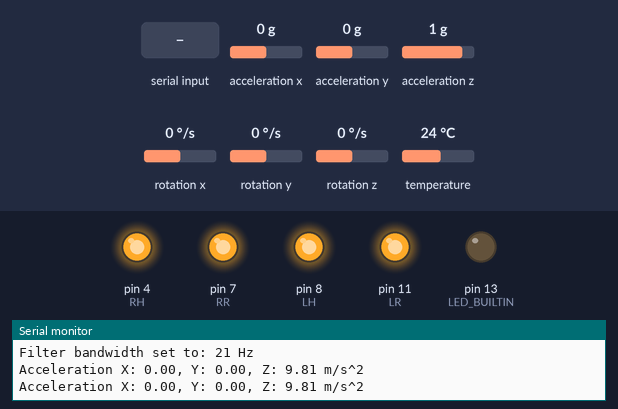
The sketch below on a simulated Arduino Uno, built with avr-gcc and run on an emulated ATmega328P. Shown: output pins drawn as LEDs (lit = HIGH), the last lines printed to the serial monitor. The test bench sets the inputs (shaded band); at power-on: acceleration x 0 g, acceleration y 0 g, acceleration z 1 g, rotation x 0 °/s, rotation y 0 °/s, rotation z 0 °/s, temperature 24 °C.

Above: at 1.2 s.
1.3 s: "end\n" received over Serial
At 3.2 s:
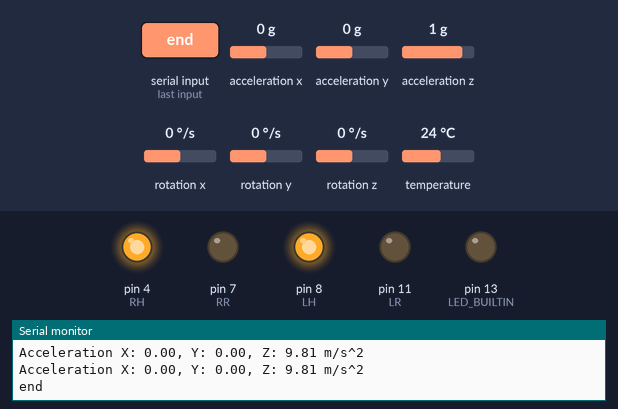
3.5 s: "balance\n" received over Serial
At 4.7 s:
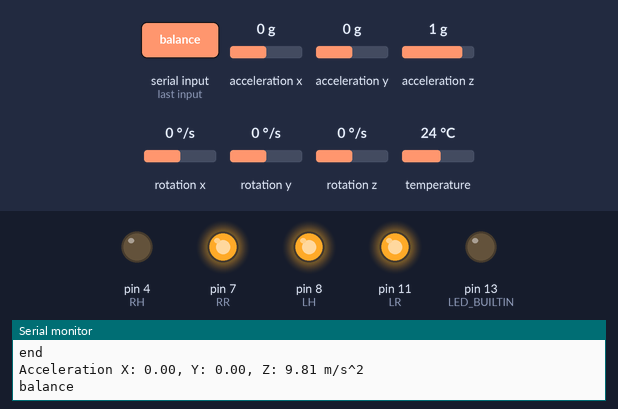
5.0 s: acceleration x set to 0.2 g
At 6.7 s:
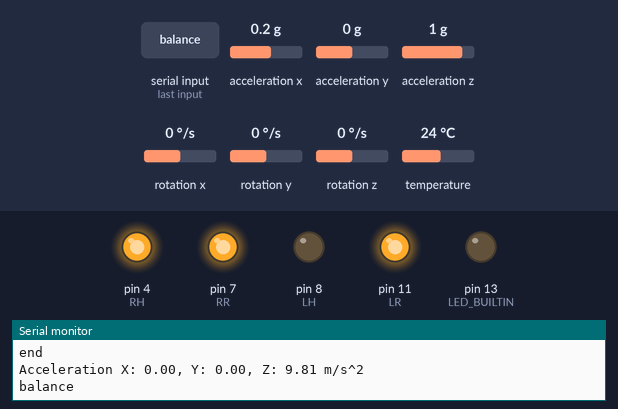
7.1 s: acceleration x set to -1.4 g
At 8.3 s:
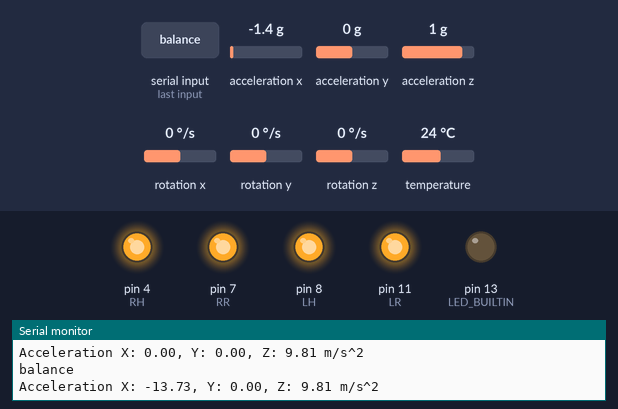
Timing chart, 0 to 10.1 s (numbered marks = the images above; inputs shaded):
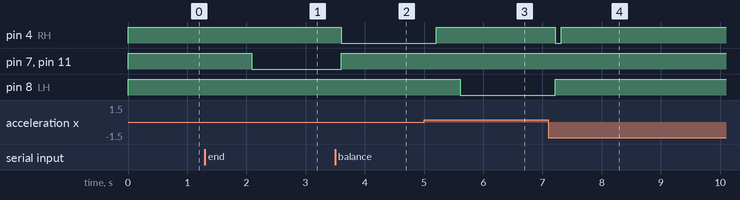

Measured:
- the behaviour switches between 0 and 0.1 g on acceleration x (found by bisection; images 2 and 3)
- after the input at 1.3 s, pin 7 (RR), pin 11 (LR): HIGH → LOW after 0.79 s
- after the input at 3.5 s, pin 4 (RH): HIGH → LOW after 0.10 s; pin 7 (RR), pin 11 (LR): LOW → HIGH after 0.10 s
- after the input at 5.0 s, pin 4 (RH): LOW → HIGH after 0.21 s; pin 8 (LH): HIGH → LOW after 0.61 s
- after the input at 7.1 s, pin 4 (RH): HIGH → LOW after 0.12 s, → HIGH 0.10 s later; pin 8 (LH): LOW → HIGH after 0.12 s

The sketch:

Prototyp1.ino
```cpp
#include <Adafruit_MPU6050.h>
#include <Adafruit_Sensor.h>
#include <Wire.h>

//Define Relais
int RH = 4;
int RR = 7;
int LH = 8;
int LR = 11;

String command;
float measuredresult;


Adafruit_MPU6050 mpu;

void pullup() {
  digitalWrite(RR,HIGH);
  digitalWrite(RH,HIGH);
  digitalWrite(LH,HIGH);
  digitalWrite(LR,HIGH);
  delay(500);
  digitalWrite(LR,LOW);
  digitalWrite(RR,LOW);
  while (command == "end"){
    command = Serial.readString();
  }
}

void stopall() {
  digitalWrite(RR,HIGH);
  digitalWrite(RH,HIGH);
  digitalWrite(LH,HIGH);
  digitalWrite(LR,HIGH);
}

void balancevehicle(){
  sensors_event_t a, g, temp;
  mpu.getEvent(&a, &g, &temp);
  measuredresult = a.acceleration.x;
  stopall();

  while (measuredresult < 0.65 && command != "stop"){
    digitalWrite(RH,LOW);
    delay(400);
    sensors_event_t a, g, temp;
    mpu.getEvent(&a, &g, &temp);
    measuredresult = a.acceleration.x;
    if(Serial.available()){
     command = Serial.readStringUntil('\n');
     Serial.println(command);
 }
  }
  stopall();
  delay(400);
  mpu.getEvent(&a, &g, &temp);
  measuredresult = a.acceleration.x;

  while (measuredresult > 0.75 && command != "stop"){
    digitalWrite(LH,LOW);
    delay(400);
    sensors_event_t a, g, temp;
    mpu.getEvent(&a, &g, &temp);
    measuredresult = a.acceleration.x;
    if(Serial.available()){
     command = Serial.readStringUntil('\n');
     Serial.println(command);
    }
  }
  stopall();
  digitalWrite(RH,LOW);
  delay(100);
  digitalWrite(RH,HIGH);
  command = "stop";
}

void setup(void) {
  pinMode(LED_BUILTIN, OUTPUT);
  pinMode(RH,OUTPUT);
  pinMode(RR,OUTPUT);
  pinMode(LH,OUTPUT);
  pinMode(LR,OUTPUT);
  digitalWrite(RR,HIGH);
  digitalWrite(RH,HIGH);
  digitalWrite(LH,HIGH);
  digitalWrite(LR,HIGH);

  Serial.begin(9600);
  Serial.println("Adafruit MPU6050 test!");

  // Try to initialize!
  if (!mpu.begin()) {
    Serial.println("Failed to find MPU6050 chip");
  }

  Serial.println("MPU6050 Found!");

  mpu.setAccelerometerRange(MPU6050_RANGE_16_G);
  Serial.println("Accelerometer range set to: +-16G ");

  mpu.setGyroRange(MPU6050_RANGE_250_DEG);
  Serial.println("Gyro range set to: +- 250 deg/s");

  mpu.setFilterBandwidth(MPU6050_BAND_21_HZ);
  Serial.println("Filter bandwidth set to: 21 Hz");
  digitalWrite(LED_BUILTIN,HIGH);
  //delay(15000);
  digitalWrite(LED_BUILTIN,LOW);

  sensors_event_t a, g, temp;
  mpu.getEvent(&a, &g, &temp);

}

void loop() {

  delay(500);
  sensors_event_t a, g, temp;
  mpu.getEvent(&a, &g, &temp);

  /* Print out the values */
  Serial.print("Acceleration X: ");
  Serial.print(a.acceleration.x);
  Serial.print(", Y: ");
  Serial.print(a.acceleration.y);
  Serial.print(", Z: ");
  Serial.print(a.acceleration.z);
  Serial.println(" m/s^2");


 if(Serial.available()){
  command = Serial.readStringUntil('\n');
  Serial.println(command);
 }
  if(command.equals("end")){
      pullup();
  }
  else if(command.equals("stop")){
      stopall();
  }
  else if(command.equals("balance")){
      balancevehicle();
  }

}
```
